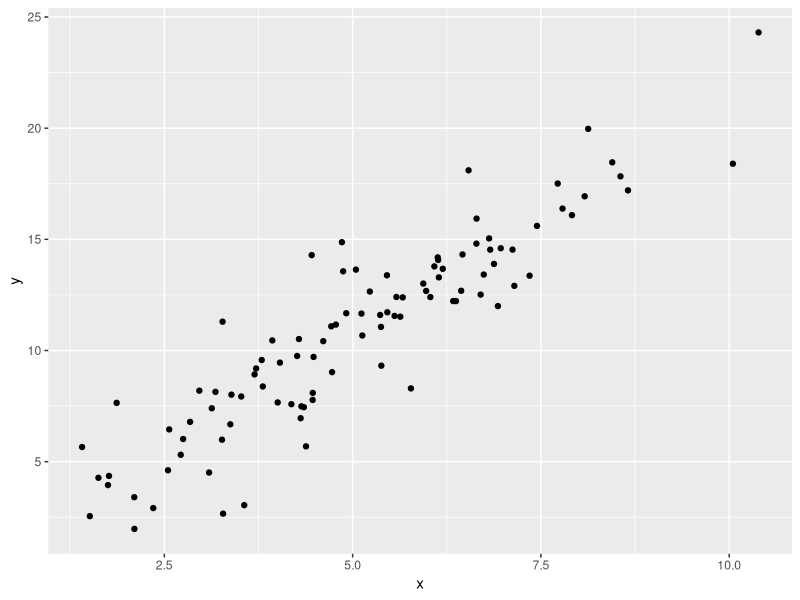

Here is the R script that generated this plot:
## ---- chunk 1
library(ggplot2)
## ---- chunk 2
x<-rnorm(100,5,2)
y<-rnorm(100,2*x+1,2)


## ---- chunk 3
df <- data.frame(x,y)
df
## ---- chunk 4
g1<-ggplot()+
geom_point(data=df, aes(x,y))
g1
